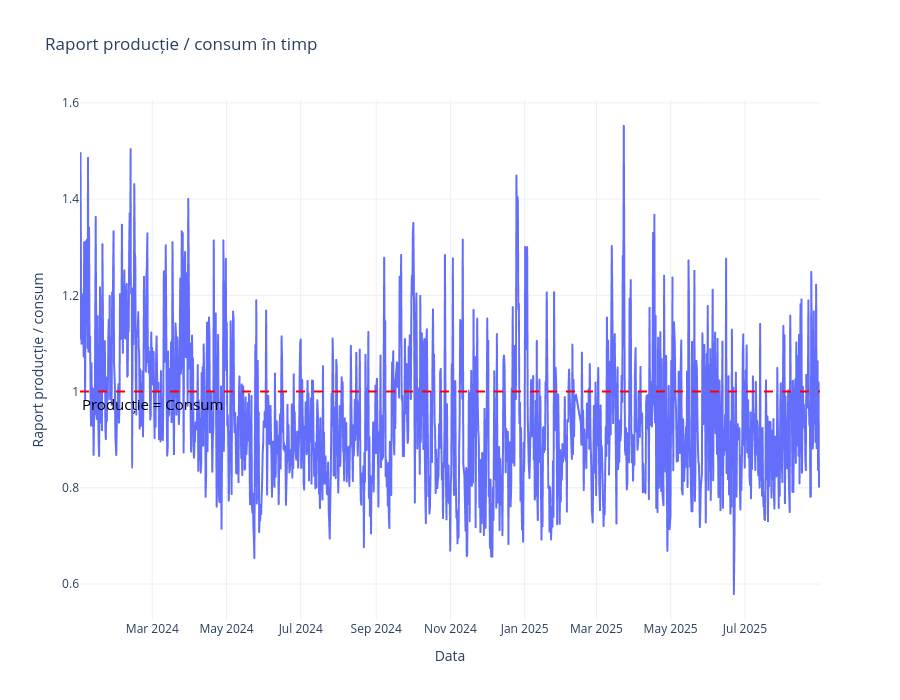

Notebook source saved alongside this figure:
### Code cell
# Comparare grafică între consum și producție
# Raport producție / consum în timp

df = data.copy()

df['raport_prod_consum'] = df['productie'] / df['consum']

fig = px.line(
    df,
    x='date',
    y='raport_prod_consum',
    height=700,
    labels={'date': 'Data', 'raport_prod_consum': 'Raport producție / consum'},
    title='Raport producție / consum în timp',
    template='plotly_white'
)

fig.add_hline(y=1, line_dash='dash', line_color='red', annotation_font_color='black',
              annotation_font_size=15,
              annotation_text='Producție = Consum', annotation_position='bottom left')

fig.show()

### Figure 1 — Plotly figure (JSON) as saved in the notebook; plotly's stock layout.template omitted (floating-point values rounded to 4 significant figures; data arrays with more than 128 entries replaced by an {"elided": "..."} marker saying what was removed)
{"data": [{"hovertemplate": "Data=%{x}<br>Raport producție / consum=%{y}<extra></extra>", "legendgroup": "", "line": {"color": "#636efa", "dash": "solid"}, "marker": {"symbol": "circle"}, "mode": "lines", "name": "", "showlegend": false, "type": "scattergl", "x": {"elided": "1394 str values"}, "xaxis": "x", "y": {"elided": "1394 float values"}, "yaxis": "y"}], "layout": {"annotations": [{"font": {"color": "black", "size": 15}, "showarrow": false, "text": "Producție = Consum", "x": 0, "xanchor": "left", "xref": "x domain", "y": 1, "yanchor": "top", "yref": "y"}], "height": 700, "legend": {"tracegroupgap": 0}, "shapes": [{"line": {"color": "red", "dash": "dash"}, "type": "line", "x0": 0, "x1": 1, "xref": "x domain", "y0": 1, "y1": 1, "yref": "y"}], "title": {"text": "Raport producție / consum în timp"}, "xaxis": {"anchor": "y", "domain": [0, 1], "title": {"text": "Data"}}, "yaxis": {"anchor": "x", "domain": [0, 1], "title": {"text": "Raport producție / consum"}}}}
